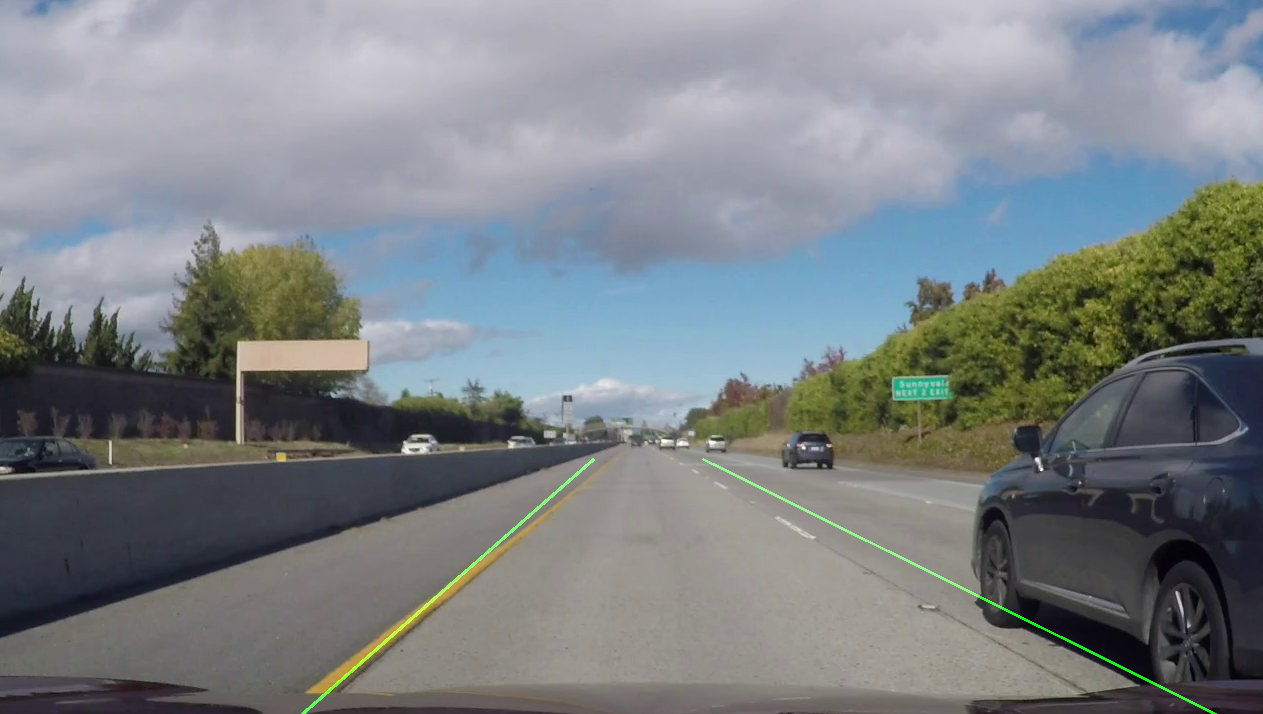
#> input picture Scripts/1.png, 1263 x 714 px
$ python -i LaneRecognition.py   (imports and definitions only)
#> lines starting #> are read from the running program, lines starting #| are printed output that depends on the picture; after the words box and inside, x2 and y2 are one past the last pixel; in counts of white or black regions, pixels touching at a corner belong together
#> further down, picture is the input picture: shape (714, 1263, 3); mean B, G, R 132.7, 129.3, 123.9
import cv2
import numpy as np
import matplotlib.pyplot as plt


# 캐니 에지 디텍션
def Canny(frame):
    gray = cv2.cvtColor(frame, cv2.COLOR_BGR2GRAY)
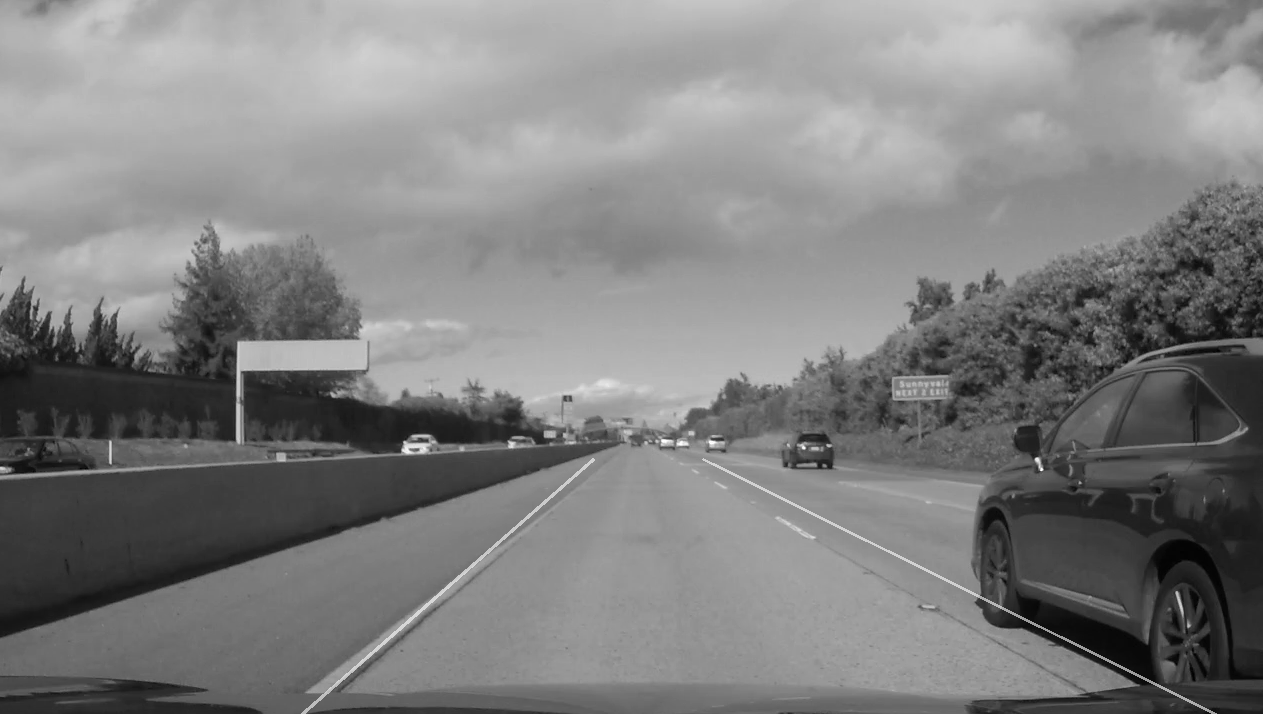
#> gray: shape (714, 1263); min 0, max 255, mean 128.1
    blur = cv2.GaussianBlur(gray, (5,5), 0)
    canny = cv2.Canny(blur, 50, 200)
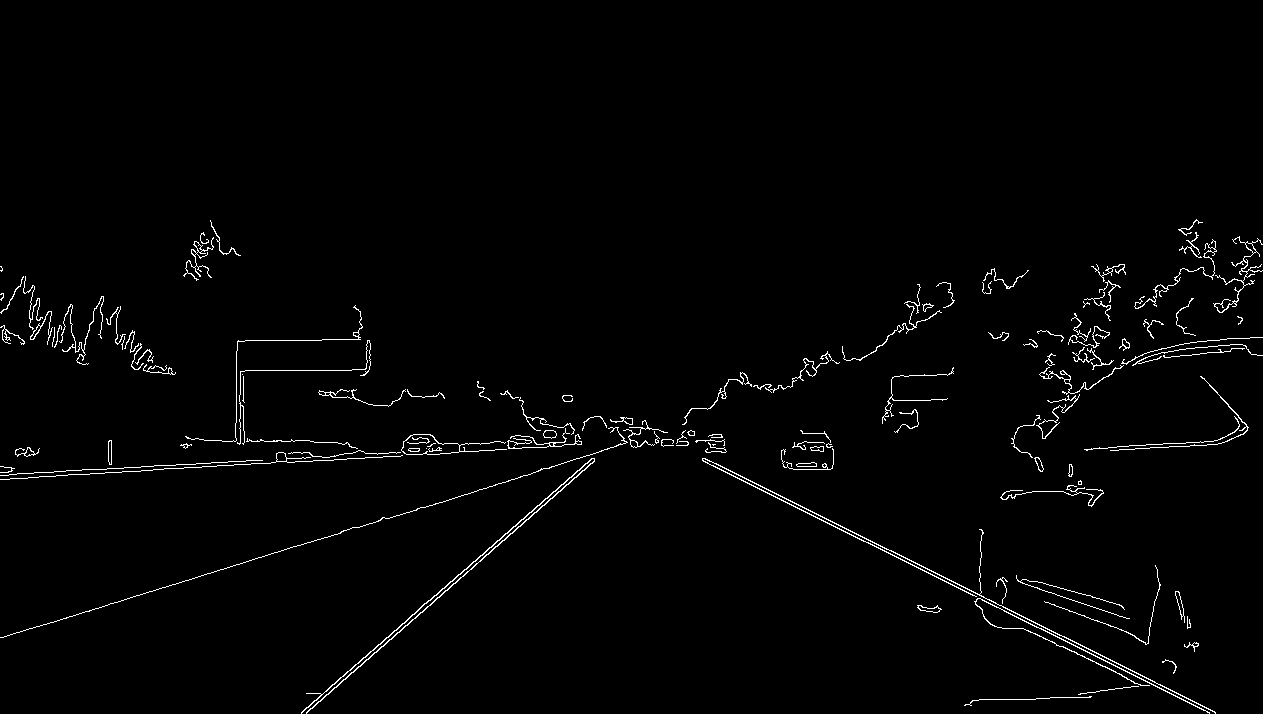
#> canny: shape (714, 1263); 1.6% white in thin lines or dots, all inside (x1, y1, x2, y2) = (0, 219, 1263, 714)
    return canny

# [17 lines left out: function InterestRegion, not called in this run]


def Hough_lines(interestregion, rho, theta, threshold, min_line_len, max_line_gap):
    lines = cv2.HoughLinesP(interestregion,rho,theta,threshold,np.array([]),minLineLength=min_line_len, maxLineGap=max_line_gap)
    return lines

def weighted_img(img, initial_img, a=1, b=1., l=0.): # 두 이미지 operlap 하기
    return cv2.addWeighted(initial_img, a, img, b, l)

def draw_lines(frame, lines, color=[0, 0, 255], thickness=2): # 선 그리기
    cv2.line(frame, (lines[0], lines[1]), (lines[2], lines[3]), color, thickness)


# [30 lines left out: functions get_representative, top_view, not called in this run]

>>> import cv2
>>> picture = cv2.imread('1.png')
>>> result = Canny(picture)

$ run again, on Scripts/2.png
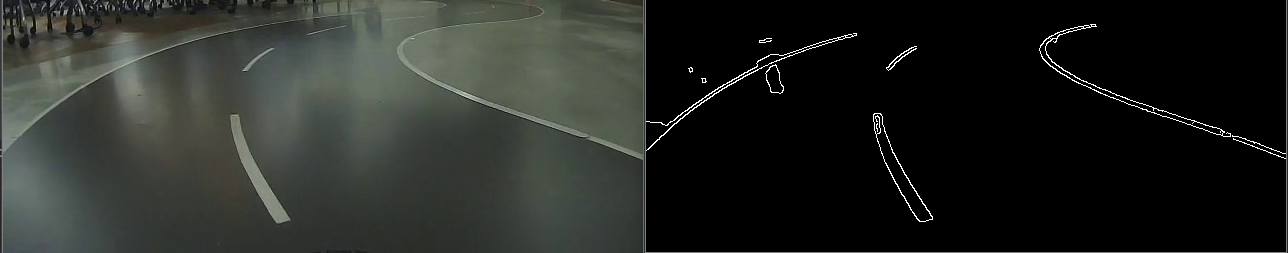
#> input picture Scripts/2.png, 1288 x 253 px
#> picture is the input picture: shape (253, 1288, 3); mean B, G, R 36.9, 40.7, 38
#> in Canny, `canny = cv2.Canny(blur, 50, 200)`:
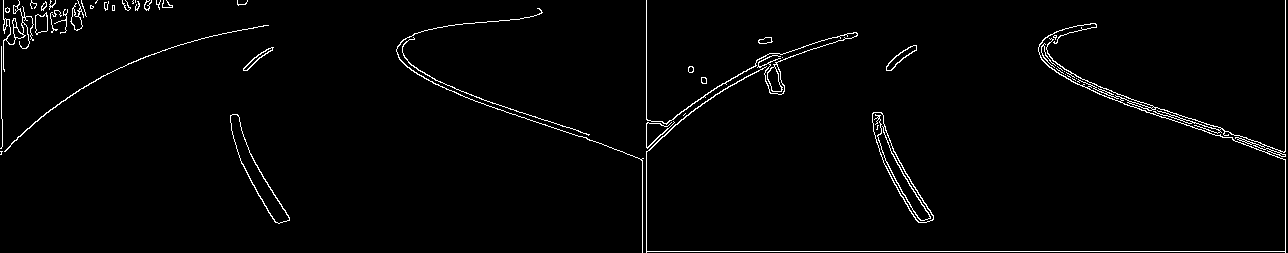
#> canny: shape (253, 1288); 2.1% white in thin lines or dots

$ run again, on Scripts/3.png
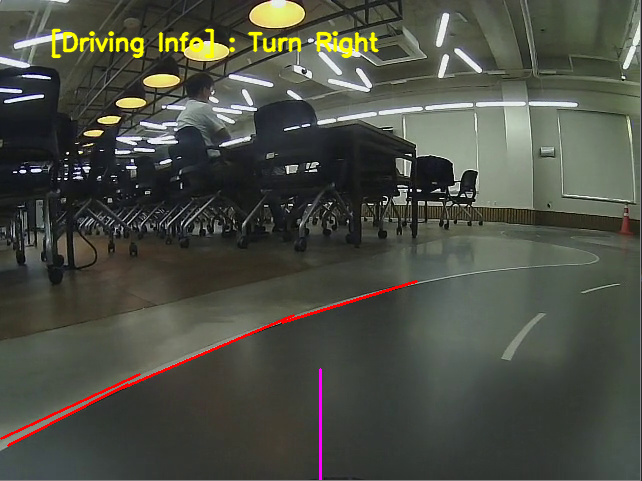
#> input picture Scripts/3.png, 642 x 481 px
#> picture is the input picture: shape (481, 642, 3); mean B, G, R 68.6, 78.5, 76.2
#> in Canny, `blur = cv2.GaussianBlur(gray, (5,5), 0)`:
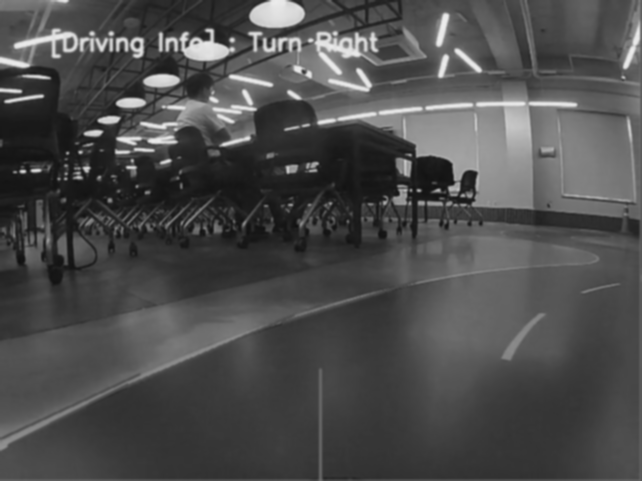
#> blur: shape (481, 642); min 15, max 236, mean 76.6
#> in Canny, `canny = cv2.Canny(blur, 50, 200)`:
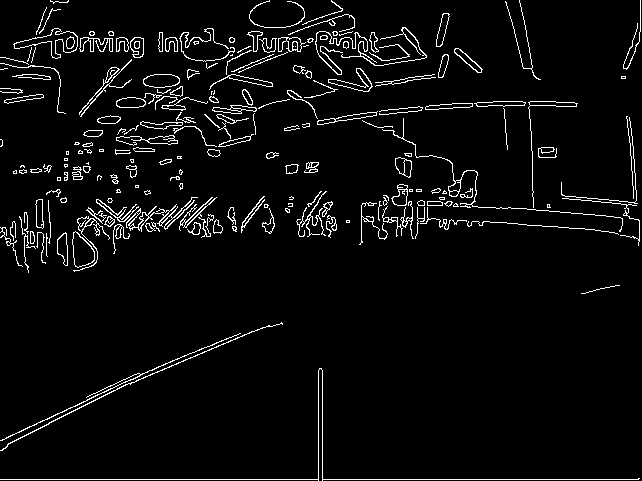
#> canny: shape (481, 642); 4.5% white in thin lines or dots

$ run again, on Scripts/4.PNG
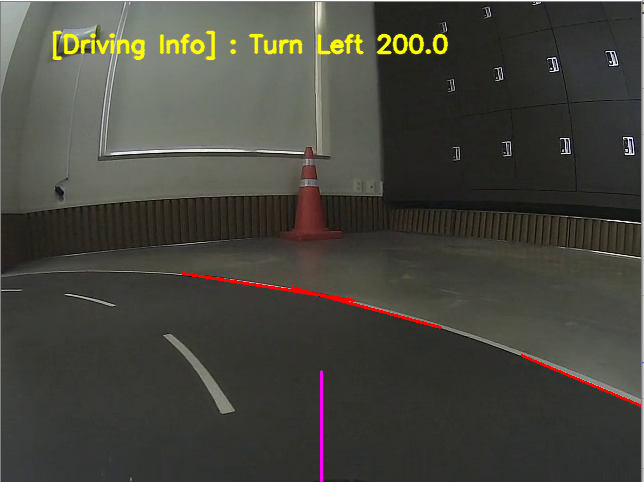
#> input picture Scripts/4.PNG, 644 x 482 px
#> picture is the input picture: shape (482, 644, 3); mean B, G, R 61.8, 69.3, 70.3
#> in Canny, `gray = cv2.cvtColor(frame, cv2.COLOR_BGR2GRAY)`:
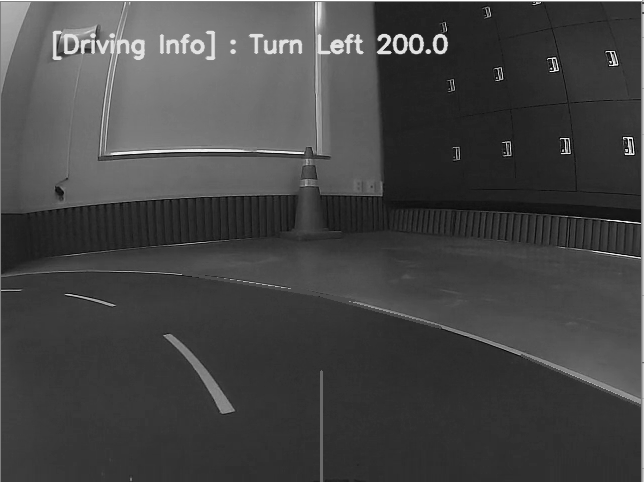
#> gray: shape (482, 644); min 0, max 255, mean 68.8
#> in Canny, `canny = cv2.Canny(blur, 50, 200)`:
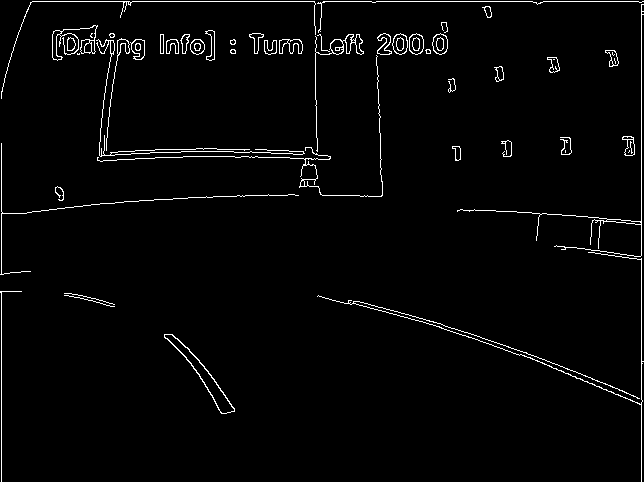
#> canny: shape (482, 644); 2.4% white in thin lines or dots
